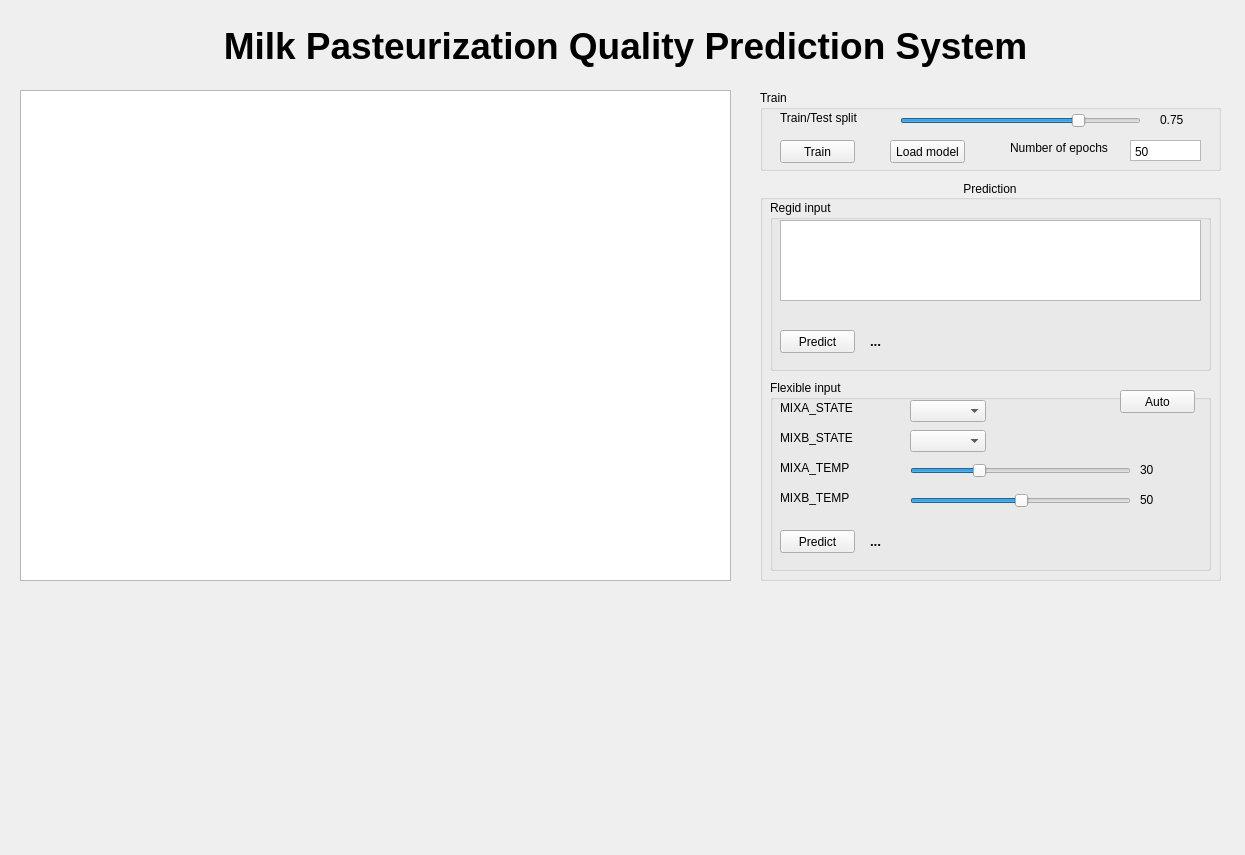
<?xml version="1.0" encoding="UTF-8"?>
<ui version="4.0">
 <class>PasteurizerQualityPrediction</class>
 <widget class="QWidget" name="PasteurizerQualityPrediction">
  <property name="geometry">
   <rect>
    <x>0</x>
    <y>0</y>
    <width>1245</width>
    <height>855</height>
   </rect>
  </property>
  <property name="windowTitle">
   <string>Pasteurizer quality prediction</string>
  </property>
  <widget class="QLabel" name="label">
   <property name="geometry">
    <rect>
     <x>190</x>
     <y>20</y>
     <width>871</width>
     <height>51</height>
    </rect>
   </property>
   <property name="font">
    <font>
     <family>Arial</family>
     <pointsize>28</pointsize>
     <weight>75</weight>
     <bold>true</bold>
    </font>
   </property>
   <property name="text">
    <string>Milk Pasteurization Quality Prediction System</string>
   </property>
   <property name="alignment">
    <set>Qt::AlignCenter</set>
   </property>
  </widget>
  <widget class="QTableView" name="tableView">
   <property name="geometry">
    <rect>
     <x>20</x>
     <y>90</y>
     <width>711</width>
     <height>491</height>
    </rect>
   </property>
  </widget>
  <widget class="QGroupBox" name="groupBox">
   <property name="geometry">
    <rect>
     <x>760</x>
     <y>180</y>
     <width>461</width>
     <height>401</height>
    </rect>
   </property>
   <property name="title">
    <string>Prediction</string>
   </property>
   <property name="alignment">
    <set>Qt::AlignCenter</set>
   </property>
   <widget class="QGroupBox" name="groupBox_3">
    <property name="geometry">
     <rect>
      <x>10</x>
      <y>20</y>
      <width>441</width>
      <height>171</height>
     </rect>
    </property>
    <property name="title">
     <string>Regid input</string>
    </property>
    <widget class="QTableView" name="tblRegidPredict">
     <property name="geometry">
      <rect>
       <x>10</x>
       <y>20</y>
       <width>421</width>
       <height>81</height>
      </rect>
     </property>
    </widget>
    <widget class="QPushButton" name="btnRegidPredict">
     <property name="geometry">
      <rect>
       <x>10</x>
       <y>130</y>
       <width>75</width>
       <height>23</height>
      </rect>
     </property>
     <property name="text">
      <string>Predict</string>
     </property>
    </widget>
    <widget class="QLabel" name="lbl_Regrid_Predict_Val">
     <property name="geometry">
      <rect>
       <x>100</x>
       <y>130</y>
       <width>321</width>
       <height>21</height>
      </rect>
     </property>
     <property name="font">
      <font>
       <family>Agency FB</family>
       <pointsize>10</pointsize>
       <weight>75</weight>
       <bold>true</bold>
      </font>
     </property>
     <property name="text">
      <string>...</string>
     </property>
    </widget>
   </widget>
   <widget class="QGroupBox" name="groupBox_4">
    <property name="geometry">
     <rect>
      <x>10</x>
      <y>200</y>
      <width>441</width>
      <height>191</height>
     </rect>
    </property>
    <property name="title">
     <string>Flexible input</string>
    </property>
    <widget class="QComboBox" name="cmbMixA_State">
     <property name="geometry">
      <rect>
       <x>140</x>
       <y>20</y>
       <width>76</width>
       <height>22</height>
      </rect>
     </property>
     <property name="currentText">
      <string/>
     </property>
    </widget>
    <widget class="QLabel" name="label_3">
     <property name="geometry">
      <rect>
       <x>10</x>
       <y>20</y>
       <width>111</width>
       <height>16</height>
      </rect>
     </property>
     <property name="text">
      <string>MIXA_STATE</string>
     </property>
    </widget>
    <widget class="QComboBox" name="cmbMixB_State">
     <property name="geometry">
      <rect>
       <x>140</x>
       <y>50</y>
       <width>76</width>
       <height>22</height>
      </rect>
     </property>
     <property name="currentText">
      <string/>
     </property>
    </widget>
    <widget class="QLabel" name="label_4">
     <property name="geometry">
      <rect>
       <x>10</x>
       <y>50</y>
       <width>111</width>
       <height>16</height>
      </rect>
     </property>
     <property name="text">
      <string>MIXB_STATE</string>
     </property>
    </widget>
    <widget class="QSlider" name="sld_MixA_Temp">
     <property name="geometry">
      <rect>
       <x>140</x>
       <y>80</y>
       <width>221</width>
       <height>22</height>
      </rect>
     </property>
     <property name="singleStep">
      <number>1</number>
     </property>
     <property name="value">
      <number>30</number>
     </property>
     <property name="orientation">
      <enum>Qt::Horizontal</enum>
     </property>
    </widget>
    <widget class="QLabel" name="label_5">
     <property name="geometry">
      <rect>
       <x>10</x>
       <y>80</y>
       <width>111</width>
       <height>16</height>
      </rect>
     </property>
     <property name="text">
      <string>MIXA_TEMP</string>
     </property>
    </widget>
    <widget class="QSlider" name="sld_MixB_Temp">
     <property name="geometry">
      <rect>
       <x>140</x>
       <y>110</y>
       <width>221</width>
       <height>22</height>
      </rect>
     </property>
     <property name="value">
      <number>50</number>
     </property>
     <property name="orientation">
      <enum>Qt::Horizontal</enum>
     </property>
    </widget>
    <widget class="QLabel" name="label_6">
     <property name="geometry">
      <rect>
       <x>10</x>
       <y>110</y>
       <width>111</width>
       <height>16</height>
      </rect>
     </property>
     <property name="text">
      <string>MIXB_TEMP</string>
     </property>
    </widget>
    <widget class="QPushButton" name="btnFlixiblePredict">
     <property name="geometry">
      <rect>
       <x>10</x>
       <y>150</y>
       <width>75</width>
       <height>23</height>
      </rect>
     </property>
     <property name="text">
      <string>Predict</string>
     </property>
    </widget>
    <widget class="QLabel" name="lbl_Flexible_Predict_Val">
     <property name="geometry">
      <rect>
       <x>100</x>
       <y>150</y>
       <width>321</width>
       <height>21</height>
      </rect>
     </property>
     <property name="font">
      <font>
       <family>Agency FB</family>
       <pointsize>10</pointsize>
       <weight>75</weight>
       <bold>true</bold>
      </font>
     </property>
     <property name="text">
      <string>...</string>
     </property>
    </widget>
    <widget class="QLabel" name="lbl_MixA_Temp_Val">
     <property name="geometry">
      <rect>
       <x>370</x>
       <y>80</y>
       <width>31</width>
       <height>20</height>
      </rect>
     </property>
     <property name="text">
      <string>30</string>
     </property>
    </widget>
    <widget class="QLabel" name="lbl_MixB_Temp_Val">
     <property name="geometry">
      <rect>
       <x>370</x>
       <y>110</y>
       <width>31</width>
       <height>20</height>
      </rect>
     </property>
     <property name="text">
      <string>50</string>
     </property>
    </widget>
    <widget class="QPushButton" name="btnAutoGenerate">
     <property name="geometry">
      <rect>
       <x>350</x>
       <y>10</y>
       <width>75</width>
       <height>23</height>
      </rect>
     </property>
     <property name="text">
      <string>Auto</string>
     </property>
    </widget>
   </widget>
  </widget>
  <widget class="QGroupBox" name="groupBox_2">
   <property name="geometry">
    <rect>
     <x>760</x>
     <y>90</y>
     <width>461</width>
     <height>81</height>
    </rect>
   </property>
   <property name="title">
    <string>Train</string>
   </property>
   <widget class="QPushButton" name="btnTrain">
    <property name="geometry">
     <rect>
      <x>20</x>
      <y>50</y>
      <width>75</width>
      <height>23</height>
     </rect>
    </property>
    <property name="text">
     <string>Train</string>
    </property>
   </widget>
   <widget class="QLabel" name="label_2">
    <property name="geometry">
     <rect>
      <x>20</x>
      <y>20</y>
      <width>111</width>
      <height>16</height>
     </rect>
    </property>
    <property name="text">
     <string>Train/Test split</string>
    </property>
   </widget>
   <widget class="QSlider" name="sld_SplitTrainTest">
    <property name="geometry">
     <rect>
      <x>140</x>
      <y>20</y>
      <width>241</width>
      <height>22</height>
     </rect>
    </property>
    <property name="pageStep">
     <number>1</number>
    </property>
    <property name="value">
     <number>75</number>
    </property>
    <property name="orientation">
     <enum>Qt::Horizontal</enum>
    </property>
   </widget>
   <widget class="QLabel" name="lblSplitValue">
    <property name="geometry">
     <rect>
      <x>400</x>
      <y>20</y>
      <width>31</width>
      <height>20</height>
     </rect>
    </property>
    <property name="text">
     <string>0.75</string>
    </property>
   </widget>
   <widget class="QPlainTextEdit" name="txtEpoch">
    <property name="geometry">
     <rect>
      <x>370</x>
      <y>50</y>
      <width>71</width>
      <height>21</height>
     </rect>
    </property>
    <property name="layoutDirection">
     <enum>Qt::RightToLeft</enum>
    </property>
    <property name="verticalScrollBarPolicy">
     <enum>Qt::ScrollBarAlwaysOff</enum>
    </property>
    <property name="horizontalScrollBarPolicy">
     <enum>Qt::ScrollBarAlwaysOff</enum>
    </property>
    <property name="lineWrapMode">
     <enum>QPlainTextEdit::NoWrap</enum>
    </property>
    <property name="plainText">
     <string>50</string>
    </property>
   </widget>
   <widget class="QLabel" name="label_7">
    <property name="geometry">
     <rect>
      <x>250</x>
      <y>50</y>
      <width>111</width>
      <height>16</height>
     </rect>
    </property>
    <property name="text">
     <string>Number of epochs</string>
    </property>
   </widget>
   <widget class="QPushButton" name="btnLoadmodel">
    <property name="geometry">
     <rect>
      <x>130</x>
      <y>50</y>
      <width>75</width>
      <height>23</height>
     </rect>
    </property>
    <property name="text">
     <string>Load model</string>
    </property>
   </widget>
  </widget>
  <widget class="QLabel" name="label_9">
   <property name="geometry">
    <rect>
     <x>50</x>
     <y>20</y>
     <width>101</width>
     <height>51</height>
    </rect>
   </property>
   <property name="text">
    <string/>
   </property>
   <property name="pixmap">
    <pixmap>../Images/KGU.gif</pixmap>
   </property>
   <property name="scaledContents">
    <bool>true</bool>
   </property>
  </widget>
  <widget class="QLabel" name="lbl_image1">
   <property name="geometry">
    <rect>
     <x>20</x>
     <y>590</y>
     <width>321</width>
     <height>251</height>
    </rect>
   </property>
   <property name="text">
    <string/>
   </property>
  </widget>
  <widget class="QLabel" name="lbl_image2">
   <property name="geometry">
    <rect>
     <x>410</x>
     <y>590</y>
     <width>321</width>
     <height>251</height>
    </rect>
   </property>
   <property name="text">
    <string/>
   </property>
  </widget>
  <widget class="QLabel" name="lbl_image3">
   <property name="geometry">
    <rect>
     <x>830</x>
     <y>590</y>
     <width>321</width>
     <height>251</height>
    </rect>
   </property>
   <property name="text">
    <string/>
   </property>
  </widget>
 </widget>
 <resources/>
 <connections/>
</ui>
